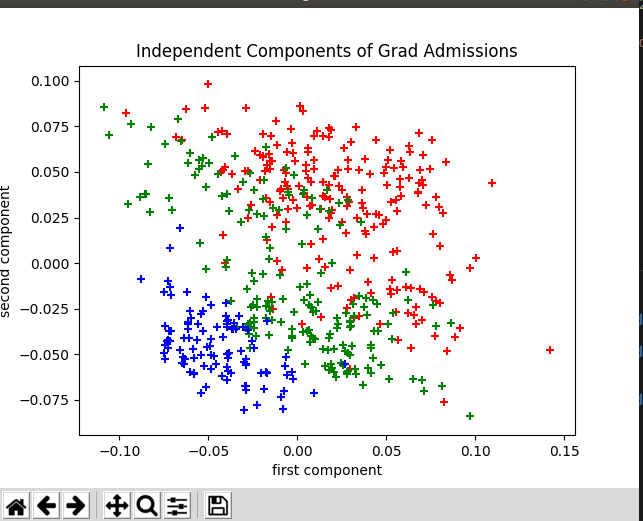

Reproduce this figure in Python.
from sklearn.decomposition import FastICA as ICA
from sklearn.preprocessing import StandardScaler
import matplotlib.pyplot as plt

fin = open("../data1.txt","r")
import numpy as np

X = []
y = []

for l in fin:
    X.append(l.split(",")[:-2])
    y.append(int(l.split(",")[-2]))

X = np.array(X,dtype=np.float32)
scaler = StandardScaler()
scaler.fit(X)

X = scaler.transform(X)

ica = ICA(n_components=2)
ica.fit(X)

X = ica.transform(X)

newData = [[],[],[]]
i = 0

for pt in X:
    newData[y[i]].append(pt)
    i += 1


print np.array(newData[0]).shape
for i in range(len(newData[0])):
    plt.scatter(newData[0][i][0],newData[0][i][1],marker='+',color='r')
    
for i in range(len(newData[1])):
    plt.scatter(newData[1][i][0],newData[1][i][1],marker='+',color='g')

for i in range(len(newData[2])):
    plt.scatter(newData[2][i][0],newData[2][i][1],marker='+',color='b')

plt.title('Independent Components of Grad Admissions')
plt.xlabel('first component')
plt.ylabel('second component')
plt.show()
